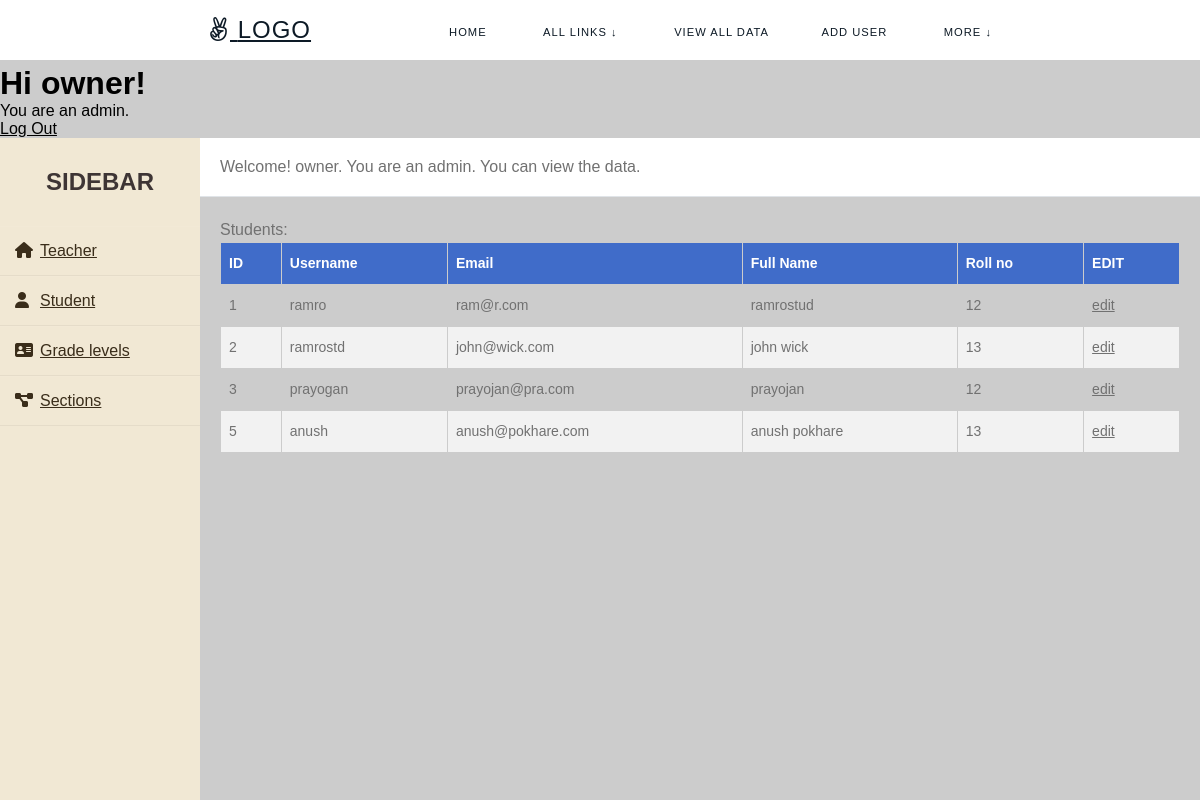
Screenshot of /users/viewalldata/studentviewdata (signed in) with the database file from the repository.
### users/models.py (models this page shows)
class CustomUser(AbstractUser):
    email = models.EmailField(_('email address'))
    role = models.CharField(_('role'), max_length=250)
    USERNAME_FIELD = 'username'
    REQUIRED_FIELDS = ('email',)
    objects = CustomUserManager()
    def __str__(self):
        return self.username

class StudentsNew(models.Model):
    username = models.CharField(max_length=250, unique=True)
    email = models.EmailField(("email address"))
    fullName = models.CharField(max_length=250)
    rollno = models.CharField(max_length=250)
    password = models.CharField(max_length=100)
    is_deleted = models.IntegerField(default=0)
    s_u_id = models.ForeignKey(CustomUser(), on_delete=models.SET_NULL, null=True, blank=True)
    section = models.ForeignKey(Section(), on_delete=models.SET_NULL, null=True, blank=True, )

### users/views.py (the view)
# urls.py: path('viewalldata/studentviewdata', views.studentviewdata, name='studentviewdata'),
def studentviewdata(request):
    students = StudentsNew.objects.all()
    return render(request, "studentviewdata.html", context={"students":students, })

### templates/studentviewdata.html (shortened to what this page needs)
{% extends 'viewalldata.html' %}
{% block data %}
    Students:
    <table>
        <thead>
          <tr>
            <th>ID</th><th>Username</th><th>Email</th><th>Full Name</th><th>Roll no</th><th>EDIT</th>
          </tr>
        </thead>
        <tbody>
          {% for data in students %}
                {% if data.is_deleted == 0 %}
                    <tr>
                        <td>{{ data.id }}</td> <td>{{ data.username }}</td> <td>{{ data.email }}</td> <td>{{data.fullName}}</td> <td>{{data.rollno}}</td> <td><a href="studentviewdata/{{data.id}}">edit</a></td>
                    </tr>
                {% endif %}
            {% endfor %}
        </tbody>
      </table><br>
{% endblock %}

### templates/viewalldata.html (shortened to what this page needs)
{% extends 'base.html' %}
{% block content %}
<body>
{% if user.role == "admin" %}
<div class="wrapper">
    <div class="sidebar">
        <h2>Sidebar</h2>
        <ul>
            <li><a href="{% url 'teacherviewdata' %}"><i class="fas fa-home"></i>Teacher</a></li>
            <li><a href="{% url 'studentviewdata' %}"><i class="fas fa-user"></i>Student</a></li>
            <li><a href="{% url 'gradelevelviewdata' %}"><i class="fas fa-address-card"></i>Grade levels</a></li>
            <li><a href="{% url 'sectionviewdata' %}"><i class="fas fa-project-diagram"></i>Sections</a></li>
        </ul>
    </div>
    <div class="main_content">
        <div class="header">Welcome! {{user.username}}. You are an admin. You can view the data. </div>
        <div class="info">
        {% block data %}
        {% endblock %}
{% else %}
    error: you are not an admin
{% endif %}
      </div>
    </div>
</div>
</body>
{% endblock %}

### templates/base.html (shortened to what this page needs)
<!DOCTYPE html>
<html lang="en">
<head>
</head>
<link href="https://stackpath.bootstrapcdn.com/font-awesome/4.7.0/css/font-awesome.min.css" rel="stylesheet">
<body style="overflow: scroll; padding-top: 65px; ">
    <nav id="navbar" class="">
        <div class="nav-wrapper">
          <div class="logo">
            <a href="{% url 'home' %}"><i class="fa fa-angellist"></i> Logo</a>
          </div>
          <ul id="menu">
            <li><a href="{% url 'home' %}">Home</a></li>
            {% if user.role == "admin" %}
                <li>
                    <div class="dropdown">
                        <a>All Links ↓</a>
                    </div>
                </li>
                <li><a href="{% url 'viewalldata' %}">View all data</a></li>
                <li><a href="{% url 'add_user' %}">Add User</a></li>
            {% endif %}
            <li>
                <div class="dropdown">
                    <a>More ↓</a>
                </div>
            </li>
          </ul>
        </div>
      </nav>
    <main>
        {% if user.is_authenticated %}
            <h1>Hi {{user}}!</h1>
            {% if user.role == "student" %}
                You are a student.<br>
            {% elif user.role == "teacher" %}
                You are a teacher.<br>
            {% elif user.role == "admin" %}
                You are an admin.<br>
            {% else %}
                You don't have any role.
            {% endif %}
            <p><a href="{% url 'logout_view' %}">Log Out</a></p>
            {% block content %}
            {% endblock %}
        {% endif %}
    </main>
</body>
</html>

### templates/base.html (style rules this page uses)
a { text-decoration: none; font-size: 22px; color: black; }
* { margin: 0; }
body { background-color: #e8f5ff; font-family: Arial; overflow: scroll; }
* { border: 0; box-sizing: border-box; margin: 0; padding: 0; }
body { background: rgb(250, 250, 250) url(http://lorempixel.com/1920/1080/nature/); font-family: Lato, Helvetica, Arial, sans-serif; }
a { color: inherit; font-family: inherit; font-size: inherit; text-decoration: underline; }
#navbar { background: white; color: rgb(13, 26, 38); position: fixed; top: 0; height: 60px; line-height: 60px; width: 100vw; z-index: 10; }
.nav-wrapper { margin: auto; text-align: center; width: 70%; }
.logo { float: left; margin-left: 28px; font-size: 1.5em; height: 60px; letter-spacing: 1px; text-transform: uppercase; }
#navbar ul { display: inline-block; float: right; list-style: none; margin-top: -2px; text-align: right; transition: transform 0.5s ease-out; -webkit-transition: transform 0.5s ease-out; }
@media (orientation: landscape) { #navbar ul { display: inline-block; } }
#navbar li { display: inline-block; }
#navbar li a { color: rgb(13, 26, 38); display: block; font-size: 0.7em; height: 50px; letter-spacing: 1px; margin: 0 20px; padding: 0 4px; position: relative; text-decoration: none; text-transform: uppercase; transition: all 0.5s ease; -webkit-transition: all 0.5s ease; }
#navbar li a:before, #navbar li a:after { content: ''; position: absolute; width: 0%; height: 1px; bottom: -1px; background: rgb(13, 26, 38); }
#navbar li a:before { left: 0; transition: 0.5s; }
#navbar li a:after { background: rgb(13, 26, 38); right: 0; }
.dropdown { position: relative; display: inline-block; text-align: left; padding: 4px; }

### templates/viewalldata.html (style rules this page uses)
th, td { border: 3px solid black; }
* { margin: 0; padding: 0; box-sizing: border-box; list-style: none; text-decoration: none; font-family: 'Josefin Sans', sans-serif; }
body { background-color: #f3f5f9; }
.wrapper { display: flex; position: relative; }
.wrapper .sidebar { width: 200px; height: 100%; background: #f1e8d4; padding: 30px 0px; position: fixed; }
.wrapper .sidebar h2 { color: #3e3535; text-transform: uppercase; text-align: center; margin-bottom: 30px; }
.wrapper .sidebar ul li { padding: 15px; border-bottom: 1px solid #bdb8d7; border-bottom: 1px solid rgba(0,0,0,0.05); border-top: 1px solid rgba(255,255,255,0.05); }
.wrapper .sidebar ul li a { color: #3a2d1a; display: block; }
.wrapper .sidebar ul li a .fas { width: 25px; }
.wrapper .main_content { width: 100%; margin-left: 200px; }
.wrapper .main_content .header { padding: 20px; background: #fff; color: #717171; border-bottom: 1px solid #e0e4e8; }
.wrapper .main_content .info { margin: 20px; color: #717171; line-height: 25px; }

### templates/studentviewdata.html (style rules this page uses)
body { font-family: Arial, sans-serif; }
table { width: 100%; border-collapse: collapse; font-size: 14px; }
th, td { border: 1px solid #ccc; padding: 8px; text-align: left; }
th { background-color: #406cc9; color: white; font-weight: bold; }
tr:nth-child(even) { background-color: #f2f2f2; }

### rows the page displays
CustomUser: username "owner"
StudentsNew: id "1", username "ramro", email "ram@r.com", fullName "ramrostud", rollno "12"
StudentsNew: id "2", username "ramrostd", email "john@wick.com", fullName "john wick", rollno "13"
StudentsNew: id "3", username "prayogan", email "prayojan@pra.com", fullName "prayojan", rollno "12"
StudentsNew: id "5", username "anush", email "anush@pokhare.com", fullName "anush pokhare", rollno "13"
